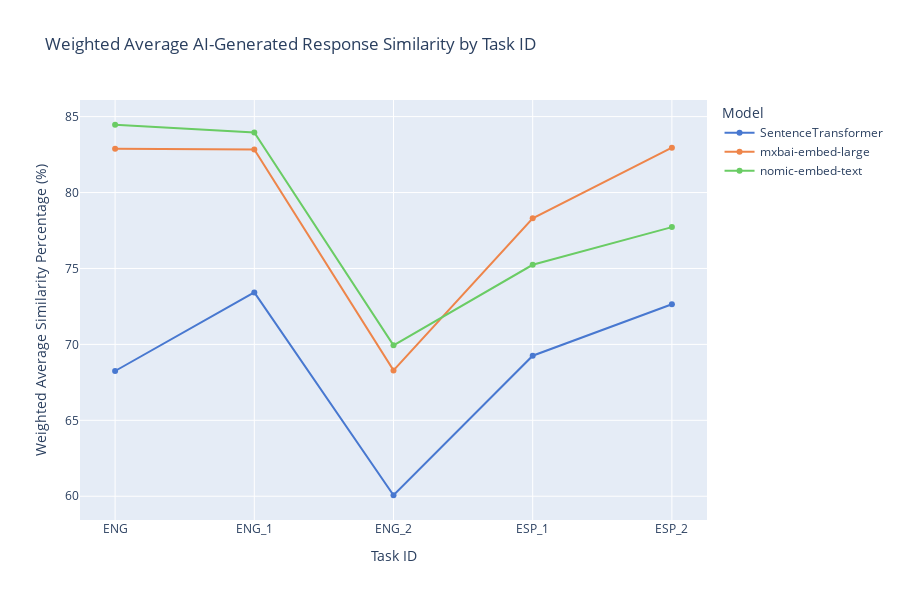

Notebook code cell kept with this figure:
### Code cell
import plotly.express as px

# Plot Weighted Average Similarity as a trend line chart
fig_weighted_trend = px.line(
    weighted_similarity_df,
    x='TASK_ID',
    y='Weighted Average Similarity (%)',
    color='Model',
    title='Weighted Average AI-Generated Response Similarity by Task ID',
    labels={'TASK_ID': 'Task ID'},
    markers=True,  # Add markers to emphasize data points
    color_discrete_sequence=hex_pal  # Using the same color palette
)

# Update the layout for aesthetics
fig_weighted_trend.update_layout(
    xaxis_title='Task ID',
    yaxis_title='Weighted Average Similarity Percentage (%)',
    width=900,
    height=600
)

# Show the figure
fig_weighted_trend.show()

# Save the chart as a PDF
fig_weighted_trend.write_image('../figures/results/content_similarity_weighted_trend.pdf')

### Figure 1 — Plotly figure (JSON) as saved in the notebook; plotly's stock layout.template omitted (floating-point values rounded to 4 significant figures)
{"data": [{"hovertemplate": "Model=SentenceTransformer<br>Task ID=%{x}<br>Weighted Average Similarity (%)=%{y}<extra></extra>", "legendgroup": "SentenceTransformer", "line": {"color": "#4878d0", "dash": "solid"}, "marker": {"symbol": "circle"}, "mode": "lines+markers", "name": "SentenceTransformer", "orientation": "v", "showlegend": true, "type": "scatter", "x": ["ENG", "ENG_1", "ENG_2", "ESP_1", "ESP_2"], "xaxis": "x", "y": [68.25, 73.42, 60.06, 69.26, 72.65], "yaxis": "y"}, {"hovertemplate": "Model=mxbai-embed-large<br>Task ID=%{x}<br>Weighted Average Similarity (%)=%{y}<extra></extra>", "legendgroup": "mxbai-embed-large", "line": {"color": "#ee854a", "dash": "solid"}, "marker": {"symbol": "circle"}, "mode": "lines+markers", "name": "mxbai-embed-large", "orientation": "v", "showlegend": true, "type": "scatter", "x": ["ENG", "ENG_1", "ENG_2", "ESP_1", "ESP_2"], "xaxis": "x", "y": [82.88, 82.84, 68.29, 78.3, 82.96], "yaxis": "y"}, {"hovertemplate": "Model=nomic-embed-text<br>Task ID=%{x}<br>Weighted Average Similarity (%)=%{y}<extra></extra>", "legendgroup": "nomic-embed-text", "line": {"color": "#6acc64", "dash": "solid"}, "marker": {"symbol": "circle"}, "mode": "lines+markers", "name": "nomic-embed-text", "orientation": "v", "showlegend": true, "type": "scatter", "x": ["ENG", "ENG_1", "ENG_2", "ESP_1", "ESP_2"], "xaxis": "x", "y": [84.46, 83.96, 69.94, 75.24, 77.72], "yaxis": "y"}], "layout": {"height": 600, "legend": {"title": {"text": "Model"}, "tracegroupgap": 0}, "title": {"text": "Weighted Average AI-Generated Response Similarity by Task ID"}, "width": 900, "xaxis": {"anchor": "y", "domain": [0, 1], "title": {"text": "Task ID"}}, "yaxis": {"anchor": "x", "domain": [0, 1], "title": {"text": "Weighted Average Similarity Percentage (%)"}}}}
